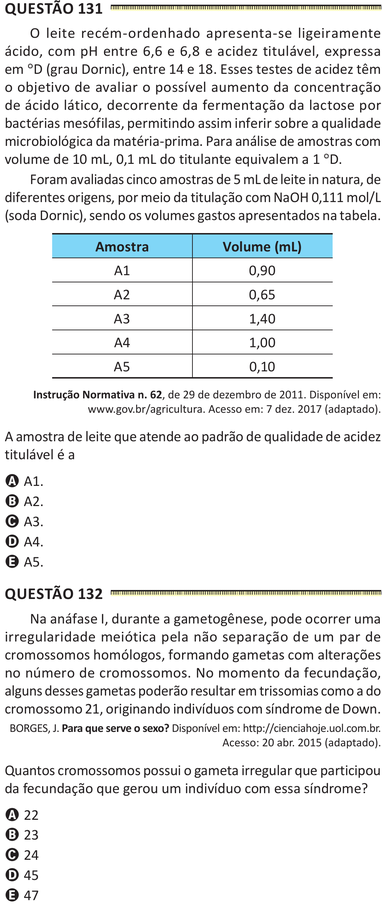
#> input picture 4Passo-RemoverBordasCentraisDasMetades/divididas-com-bordas-do-meio/pagina_enem_14_direita.png, 382 x 912 px, shrunk from 1062 x 2532 before the run; its folder holds 4 pictures in this run
$ python remover-bordas-internas.py
#> lines starting #> are read from the running program, lines starting #| are printed output that depends on the picture
"""
Propósito: Remover a bordinha interna que fica entre as colunas
Autor: Alexandre Nassar de Peder
Criação: 02/10/2025
Atualização: 03/06/2026

OBS1: puxe a pasta "divididas-com-bordas-do-meio" do passo 3 para essa pasta do passo 4

OBS2: As imagens da coluna da esquerda tem uma bordinha no lado direito

OBS3: As imagens da coluna da direita tem uma bordinha no lado esquerdo

OBS4: abra as imagens no GIMP para contar pixels e saber quantos pixels cortar da borda interna

OBS5: este código vai criar uma pasta de saída chamada "divididas-sem-bordas-do-meio", vai cortar as bordinhas internas de cada coluna e salvar as imagens cortadas nessa pasta criada

OBS6: Atualize as linhas 43 e 47 com os valores corretos de corte (esquerda, superior, direita, inferior) para a respectiva coluna (esquerda/direita)

OBS7: execute o código, e abra as imagens para conferir se as bordas foram removidas corretamente. Se não, ajuste os valores de corte e execute novamente.
"""

from PIL import Image
import os

pasta_imagens = "divididas-com-bordas-do-meio"
pasta_saida = "divididas-sem-bordas-do-meio"

os.makedirs(pasta_saida, exist_ok=True)

for nome_arquivo in os.listdir(pasta_imagens):
    if nome_arquivo.lower().endswith(".png"):
        caminho_entrada = os.path.join(pasta_imagens, nome_arquivo)
        imagem = Image.open(caminho_entrada)
#> imagem is the input picture: PIL image 382x912 RGBA; mean R, G, B, A 233.2, 234.3, 234.6, 255

        largura, altura = imagem.size
#> largura = 382; altura = 912

        # Aplica o corte original das bordas totais
        caixa_corte = (0, 0, largura, altura)
#> caixa_corte = (0, 0, 382, 912)

        # Aplica cortes adicionais baseados no nome do arquivo
        if nome_arquivo.endswith("_esquerda.png"):
            # Remover pixels da borda direita das imagens de coluna da esquerda, nesse exemplo, 25 pixels
            caixa_corte = (caixa_corte[0], caixa_corte[1], caixa_corte[2] - 10, caixa_corte[3]) # ATUALIZE AQUI O VALOR DE CORTE PARA A COLUNA DA ESQUERDA (esquerda, superior, direita, inferior)

        elif nome_arquivo.endswith("_direita.png"):
            # Remover pixels da borda esquerda das imagens de coluna da direita, nesse exemplo, 25 pixels
            caixa_corte = (caixa_corte[0] -25, caixa_corte[1], caixa_corte[2], caixa_corte[3]) # ATUALIZE AQUI O VALOR DE CORTE PARA A COLUNA DA DIREITA (esquerda, superior, direita, inferior)
#> caixa_corte = (-25, 0, 382, 912)

        imagem_cortada = imagem.crop(caixa_corte)
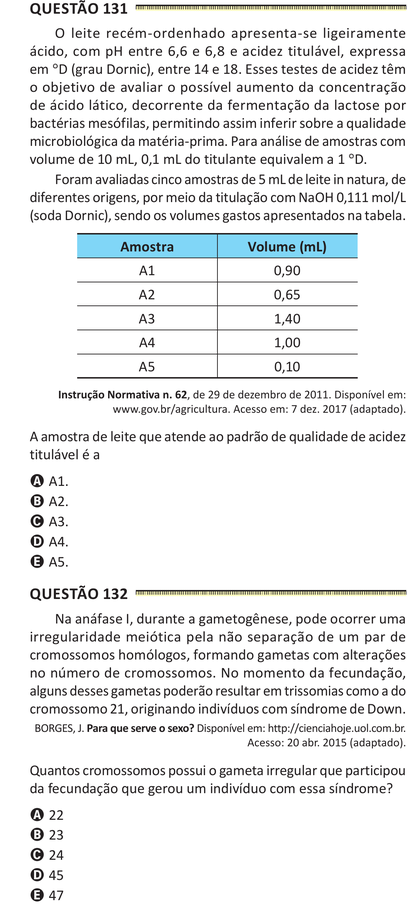
#> imagem_cortada: PIL image 407x912 RGBA; mean R, G, B, A 218.9, 219.9, 220.2, 239.3; transparent parts drawn white

        caminho_saida = os.path.join(pasta_saida, nome_arquivo)
        imagem_cortada.save(caminho_saida)
#> pass 2 of the loop `for nome_arquivo in os.listdir(pasta_imagens):`:
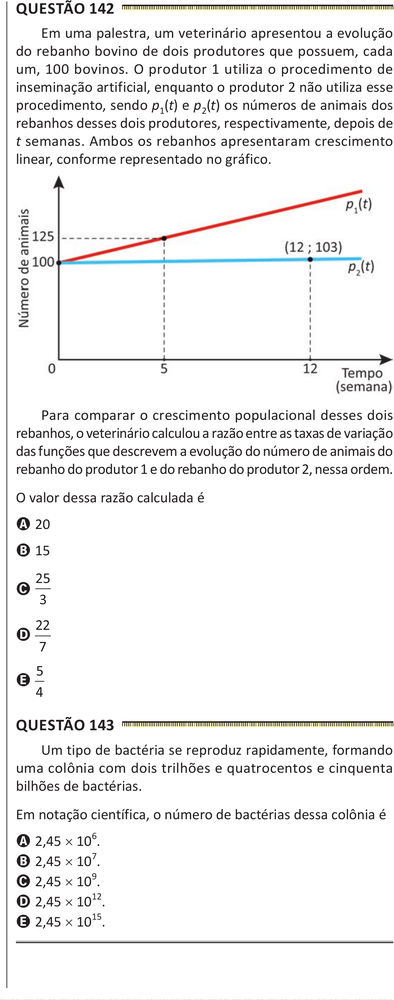
#> input picture 4Passo-RemoverBordasCentraisDasMetades/divididas-com-bordas-do-meio/pagina_enem_18_direita.png, 394 x 1000 px, shrunk from 1093 x 2777 before the run
#> imagem is the input picture: PIL image 394x1000 RGB; mean R, G, B 240.8, 240.4, 240.2
#> `imagem_cortada = imagem.crop(caixa_corte)`:
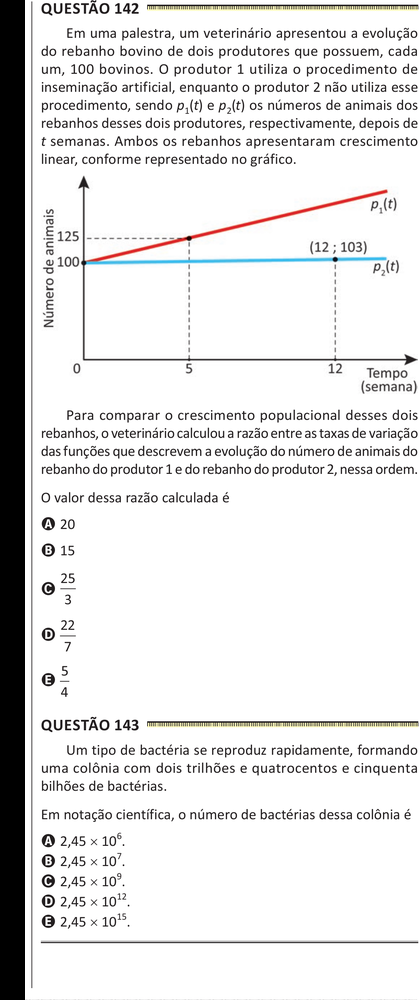
#> imagem_cortada: PIL image 419x1000 RGB; mean R, G, B 226.4, 226, 225.9
#> pass 3 of the loop `for nome_arquivo in os.listdir(pasta_imagens):`:
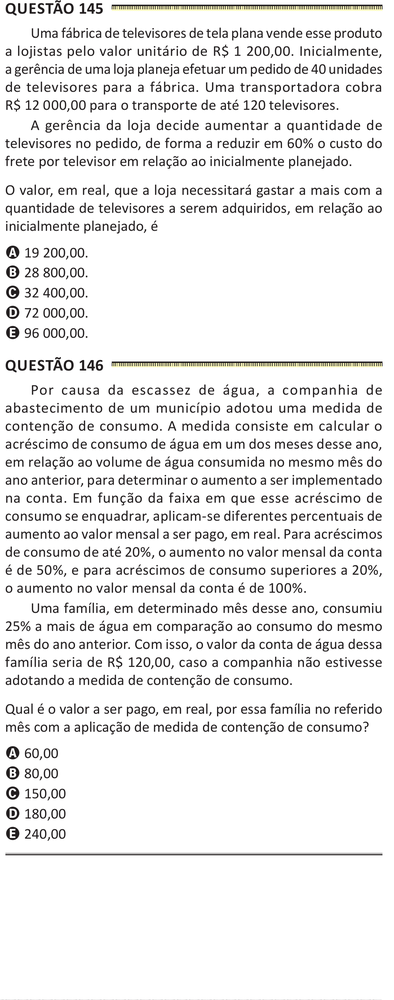
#> input picture 4Passo-RemoverBordasCentraisDasMetades/divididas-com-bordas-do-meio/pagina_enem_19_direita.png, 394 x 1000 px, shrunk from 1093 x 2777 before the run
#> imagem is the input picture: PIL image 394x1000 RGB; mean R, G, B 235.5, 235.2, 235
#> `imagem_cortada = imagem.crop(caixa_corte)`:
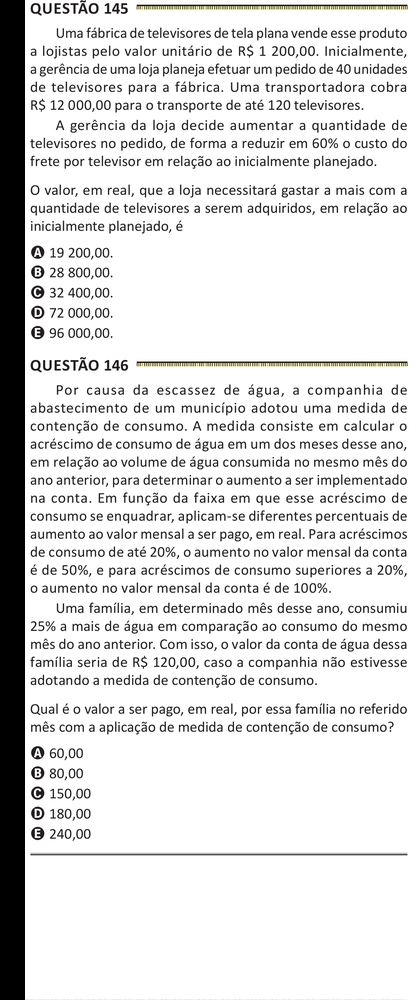
#> imagem_cortada: PIL image 419x1000 RGB; mean R, G, B 221.5, 221.2, 221
#> the loop made 4 passes; the first 3 are shown

print("Recorte das bordas concluído.")
